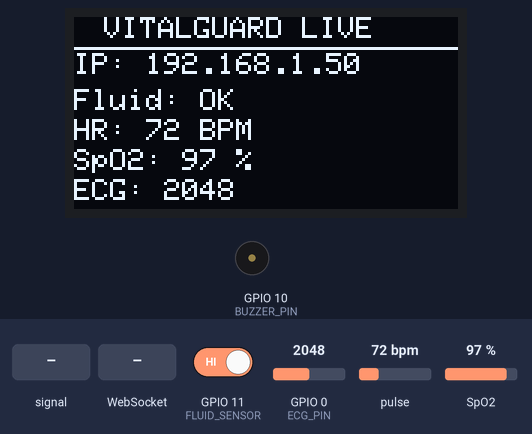
A program run on a simulated ESP32-C6. On the bench: 128×64 one-colour display, buzzer (waves = sounding). The test bench sets the inputs (shaded band); at power-on: GPIO 11 (FLUID_SENSOR) HIGH, pulse 72 bpm, GPIO 0 (ECG_PIN) = 2048, SpO2 97 %. WiFi joins after 1.5 s; servers stay silent unless stated; random numbers use the default seed unless the program sets one; what the program prints to the serial monitor is not drawn.

Above: at 9.7 s.
9.8 s: GPIO 11 (FLUID_SENSOR) driven LOW
At 10.8 s:
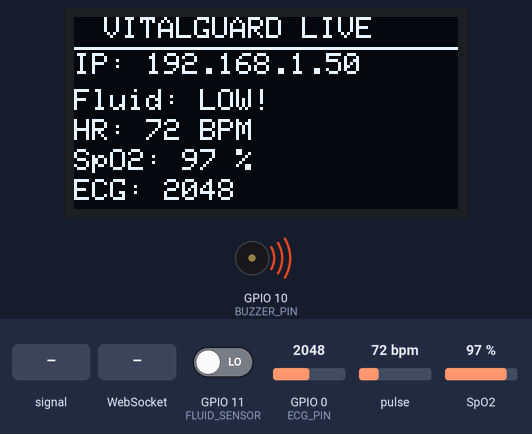
11.5 s: GPIO 0 (ECG_PIN) fed a 200 Hz sine of ±327 counts around its level
At 12.2 s:
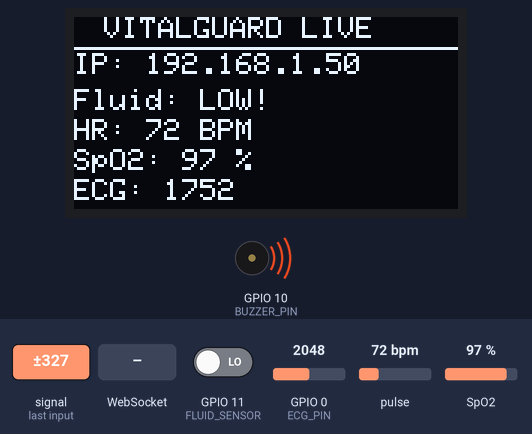
13.1 s: GPIO 11 (FLUID_SENSOR) driven HIGH
At 13.16 s:
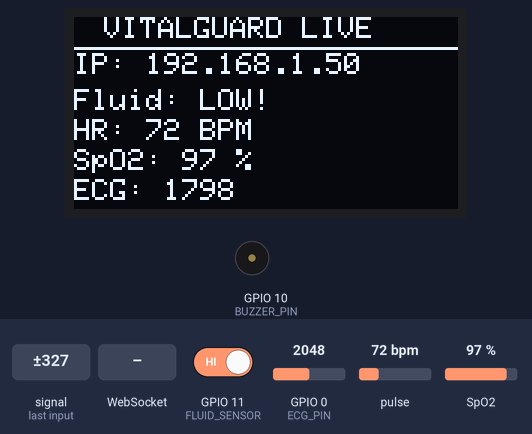
14.6 s: WebSocket text "1" received
At 14.77 s:
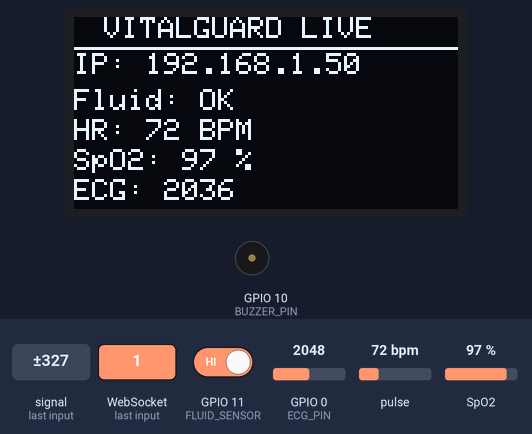
16.1 s: pulse set to 42 bpm
At 19.57 s:
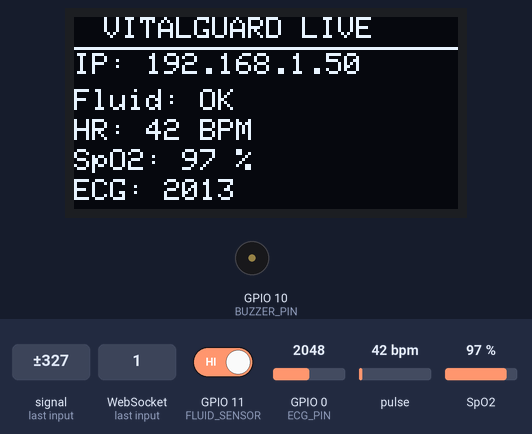
20.9 s: GPIO 0 (ECG_PIN) set to 2866
At 22.3 s:
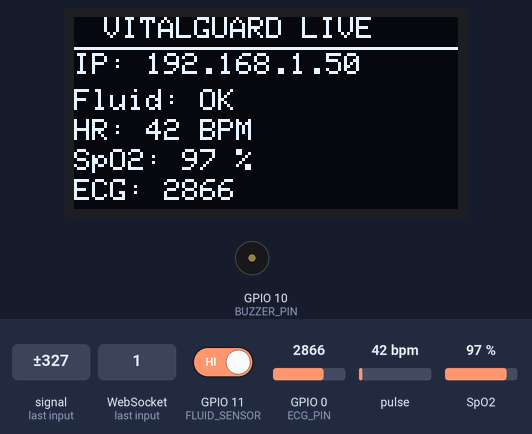
Timing chart, 0 to 23.5 s (numbered marks = the images above; inputs shaded):
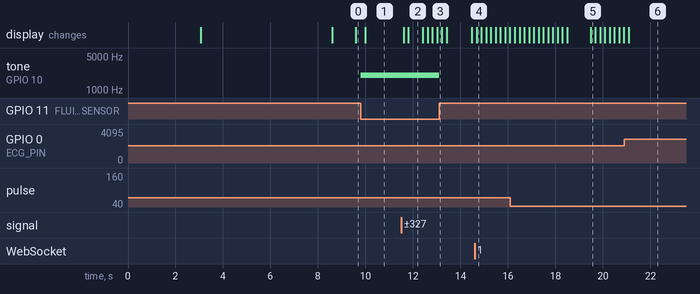

Measured:
- after the input at 9.8 s, tone on GPIO 10 (BUZZER_PIN): silent → 2000 Hz at once; the display: changes after 0.20 s (image 1)
- after the input at 11.5 s, the display: first changes after 0.11 s (image 2 shows a later state)
- after the input at 13.1 s, tone on GPIO 10 (BUZZER_PIN): 2000 Hz → silent at once
- what the display in image 2 shows lasts 0.6 s, from 11.8 s to 12.4 s

The program:

main.cpp
```cpp
#include <Arduino.h>
#include <WiFi.h>
#include <ESPAsyncWebServer.h>
#include <AsyncTCP.h>
#include <ArduinoJson.h>
#include <SPI.h>
#include <Wire.h>
#include <Adafruit_GFX.h>
#include <Adafruit_SSD1306.h>
#include "MAX30105.h"
#include "spo2_algorithm.h"
#include "dashboard.h"

// --- WiFi ---
// #define WIFI_SSID "UPB-Guest"
// #define WIFI_PASSWORD ""

#define WIFI_SSID "DIGI-73bC"
#define WIFI_PASSWORD "A3tNcGdsa5"

// --- OLED SPI ---
#define SCREEN_WIDTH 128
#define SCREEN_HEIGHT 64
#define OLED_MOSI 18
#define OLED_CLK  19
#define OLED_DC   4
#define OLED_CS   5
#define OLED_RESET 2

// --- MAX30102 I2C ---
#define I2C_SDA 6
#define I2C_SCL 7

// --- Periferice ---
#define BUZZER_PIN 10
#define FLUID_SENSOR 11
#define ECG_PIN 0

#define BUFFER_LENGTH 100

// --- Obiecte ---
Adafruit_SSD1306 display(
    SCREEN_WIDTH, SCREEN_HEIGHT,
    OLED_MOSI, OLED_CLK, OLED_DC, OLED_RESET, OLED_CS
);
AsyncWebServer server(80);
AsyncWebSocket ws("/ws");
MAX30105 particleSensor;

// --- Variabile MAX30102 ---
uint32_t irBuffer[BUFFER_LENGTH];
uint32_t redBuffer[BUFFER_LENGTH];
int32_t spo2 = 0;
int8_t validSPO2 = 0;
int32_t heartRate = 0;
int8_t validHeartRate = 0;
bool maxConnected = false;
long lastIR = 0;

// --- Variabile senzori ---
bool fluidDetected = true;
int ecgValue = 0;

// --- Timer ISR ---
hw_timer_t *timer = NULL;
volatile bool readSensorsFlag = false;

// --- Timere non-blocking ---
unsigned long lastBroadcast = 0;
unsigned long lastMAXUpdate = 0;
unsigned long lastOLEDUpdate = 0;

// ISR - se executa la fiecare 10ms
// Rutina de tratare a intreruperii
void IRAM_ATTR onTimer() {
    readSensorsFlag = true;
}

// Functii
void buzzerOn(int frequency) {
    // atasam PWM + duty cycle mic => volum mic sonor
    ledcAttach(BUZZER_PIN, frequency, 8);
    ledcWrite(BUZZER_PIN, 30);
}

void buzzerOff() {
    ledcWrite(BUZZER_PIN, 0);
    ledcDetach(BUZZER_PIN);
}

// Creează un obiect JSON
// cu toate datele și îl trimite prin WebSocket către browser.
// validHeartRate ? heartRate : 0 înseamnă — dacă valoarea e validă trimite-o, altfel trimite 0.
void broadcastData() {
    JsonDocument doc;
    doc["ecg"] = ecgValue;
    doc["fluid"] = fluidDetected;
    doc["hr"] = validHeartRate ? heartRate : 0;
    doc["spo2"] = validSPO2 ? spo2 : 0;
    String output;
    serializeJson(doc, output);
    ws.textAll(output);
}

// display pe oled
void drawScreen() {
    display.clearDisplay();
    display.setTextColor(SSD1306_WHITE);
    display.setTextSize(1);

    display.setCursor(10, 0);
    display.println("VITALGUARD LIVE");
    display.drawLine(0, 10, 127, 10, SSD1306_WHITE);

    display.setCursor(0, 12);
    display.print("IP: ");
    display.println(WiFi.localIP());

    display.setCursor(0, 24);
    display.print("Fluid: ");
    display.println(fluidDetected ? "OK" : "LOW!");

    display.setCursor(0, 34);
    display.print("HR: ");
    display.print(validHeartRate ? heartRate : 0);
    display.println(" BPM");

    display.setCursor(0, 44);
    display.print("SpO2: ");
    display.print(validSPO2 ? spo2 : 0);
    display.println(" %");

    display.setCursor(0, 54);
    display.print("ECG: ");
    display.println(ecgValue);

    display.display();
}

void onEvent(AsyncWebSocket *server, AsyncWebSocketClient *client,
             AwsEventType type, void *arg, uint8_t *data, size_t len) {
    if (type == WS_EVT_CONNECT) {
        Serial.printf("Client #%u conectat\n", client->id());
    } else if (type == WS_EVT_DISCONNECT) {
        Serial.printf("Client #%u deconectat\n", client->id());
    }
}

void readMAXSamples(int start, int end) {
    for (int i = start; i < end; i++) {
        while (!particleSensor.available())
            particleSensor.check();
        redBuffer[i] = particleSensor.getRed();
        irBuffer[i] = particleSensor.getIR();
        particleSensor.nextSample();
    }
}

// intiializare modul  cu I2C
// calibrare initiala cu 100 de esantioane
void initMAX30102() {
    Wire.begin(I2C_SDA, I2C_SCL);

    if (!particleSensor.begin(Wire, I2C_SPEED_STANDARD)) {
        Serial.println("MAX30102 negasit!");
        maxConnected = false;
        return;
    }

    Serial.println("MAX30102 gasit!");
    maxConnected = true;

    particleSensor.setup(0x3F, 4, 2, 100, 411, 16384);
    particleSensor.setPulseAmplitudeRed(0x3F);
    particleSensor.setPulseAmplitudeIR(0x3F);
    particleSensor.setPulseAmplitudeGreen(0);

    Serial.println("Calibrare MAX30102...");
    readMAXSamples(0, BUFFER_LENGTH); // colectam 100 de esantioane

    // primul ciclu:
    maxim_heart_rate_and_oxygen_saturation(
        irBuffer, BUFFER_LENGTH, redBuffer,
        &spo2, &validSPO2, &heartRate, &validHeartRate
    );

    Serial.println("Calibrare finalizata!");
}

// actualizare cu sliding window
// in loc sa colectam 100 de esantionae de fiecare data -> adaugam 25 esantionae noi si pastram 75
void updateMAX30102() {
    if (!maxConnected) return;

    for (int i = 25; i < BUFFER_LENGTH; i++) {
        redBuffer[i - 25] = redBuffer[i];
        irBuffer[i - 25] = irBuffer[i];
    }

    readMAXSamples(75, BUFFER_LENGTH);

    maxim_heart_rate_and_oxygen_saturation(
        irBuffer, BUFFER_LENGTH, redBuffer,
        &spo2, &validSPO2, &heartRate, &validHeartRate
    );

    lastIR = irBuffer[BUFFER_LENGTH - 1];
}

void setup() {
    // 1. Initializeaza pinii
    // 2. Porneste OLED
    // 3. Conecteaza WiFi - asteapta pana se conecteaza
    // 4. Initializeaza MAX30102
    // 5. Configureaza timerul ISR la 10ms

    Serial.begin(115200);
    delay(3000);
    Serial.println("\n--- Initializing System ---");

    pinMode(FLUID_SENSOR, INPUT);
    pinMode(BUZZER_PIN, OUTPUT);

    // OLED
    if (!display.begin(SSD1306_SWITCHCAPVCC)) {
        Serial.println("OLED ERROR");
    } else {
        display.clearDisplay();
        display.setTextSize(1);
        display.setTextColor(SSD1306_WHITE);
        display.setCursor(0, 0);
        display.println("Connecting WiFi...");
        display.display();
        Serial.println("OLED OK");
    }

    // WiFi
    WiFi.begin(WIFI_SSID, WIFI_PASSWORD);
    while (WiFi.status() != WL_CONNECTED) {
        delay(500);
        Serial.print(".");
    }
    Serial.println("\nWiFi Connected!");
    Serial.println(WiFi.localIP());

    // MAX30102
    initMAX30102();

    // Timer hardware ISR la 10ms
    timer = timerBegin(1000000);
    timerAttachInterrupt(timer, &onTimer);
    timerAlarm(timer, 10000, true, 0);
    Serial.println("Timer ISR pornit!");

    // Web server
    ws.onEvent(onEvent);
    server.addHandler(&ws);
    server.on("/", HTTP_GET, [](AsyncWebServerRequest *request) {
        request->send_P(200, "text/html", index_html);
    });
    server.begin();
    Serial.println("Server pornit!");
}

void loop() {
    ws.cleanupClients(); // curata clientii deconectati

    // ISR - cel mai prioritar - fluid + ECG + buzzer la 10ms
    if (readSensorsFlag) {
        readSensorsFlag = false;

        fluidDetected = (digitalRead(FLUID_SENSOR) == HIGH);
        ecgValue = analogRead(ECG_PIN);

        if (!fluidDetected) {
            buzzerOn(2000);
        } else {
            buzzerOff();
        }
    }

    // Broadcast la 10ms
    if (millis() - lastBroadcast > 20) {
        lastBroadcast = millis();
        broadcastData(); // trimitem date browser-ului
    }

    // OLED la 200ms
    if (millis() - lastOLEDUpdate > 200) {
        lastOLEDUpdate = millis();
        drawScreen();
    }

    // MAX30102 la 1000ms
    if (millis() - lastMAXUpdate > 5000) {
        lastMAXUpdate = millis();
        updateMAX30102();
    }
}
```

Source omitted: dashboard.h (14486 bytes)
